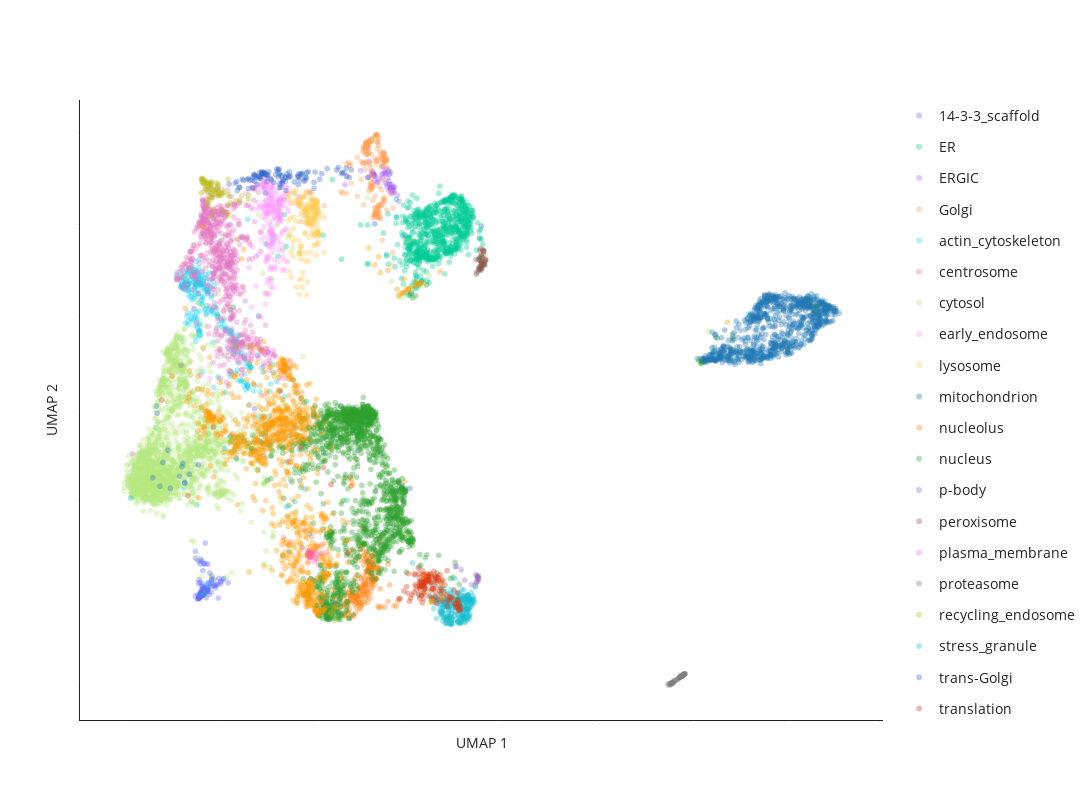

Write notebook code for a chart like this one.
### Markdown cell above
### generate UMAP plots

### Code cell
# plot the 2D UMAP
label_to_color = "consensus_graph_annnotation"  # **choose which annotation column to highlight here** , other choices: cluster_annotation, Protein-level_consensus_annotation

fig = pu.interaction_umap(
    umap_table,
    node_name="Gene_name_canonical", 
    cluster=label_to_color, opacity=0.35, unlabelled_color="#D0D3D4", unlabelled_opacity=0.1,
    pointsize=6, x="umap_1", y="umap_2",
    categorical=True,
)
fig.update_layout(width=1200, height=800)

fig.show()

# save the figure as an html file
save_path = os.path.join("output")
save_name = f"{timestamp}_UMAP_2Dview_seed={UMAP_seed}html"
pio.write_html(fig, file=os.path.join(save_path, save_name), auto_open=False)

### Figure 1 — Plotly figure (JSON) as saved in the notebook; plotly's stock layout.template omitted (floating-point values rounded to 4 significant figures; data arrays with more than 128 entries replaced by an {"elided": "..."} marker saying what was removed)
{"data": [{"customdata": {"elided": "130x1 int values"}, "hovertemplate": "<b>%{hovertext}</b><br><br>consensus_graph_annnotation=14-3-3_scaffold<br>UMAP 1=%{x}<br>UMAP 2=%{y}<extra></extra>", "hovertext": {"elided": "130 str values"}, "legendgroup": "14-3-3_scaffold", "marker": {"color": "#636EFA", "opacity": 0.35, "size": 6, "symbol": "circle"}, "mode": "markers", "name": "14-3-3_scaffold", "showlegend": true, "type": "scattergl", "x": {"elided": "130 float values"}, "xaxis": "x", "y": {"elided": "130 float values"}, "yaxis": "y"}, {"customdata": {"elided": "750x1 int values"}, "hovertemplate": "<b>%{hovertext}</b><br><br>consensus_graph_annnotation=ER<br>UMAP 1=%{x}<br>UMAP 2=%{y}<extra></extra>", "hovertext": {"elided": "750 str values"}, "legendgroup": "ER", "marker": {"color": "#00CC96", "opacity": 0.35, "size": 6, "symbol": "circle"}, "mode": "markers", "name": "ER", "showlegend": true, "type": "scattergl", "x": {"elided": "750 float values"}, "xaxis": "x", "y": {"elided": "750 float values"}, "yaxis": "y"}, {"customdata": [[5141], [4808], [3029], [1983], [5688], [7569], [6800], [958], [512], [2998], [5705], [7596], [230], [3044], [7797], [3597], [5584], [6642], [3162], [4121], [8387], [5759], [282], [3837], [1754], [6281], [3827], [3648], [6708], [1747], [5712], [3519], [576], [4036], [3278], [1919], [4807], [4192], [1646], [3767], [2868], [666], [2299], [5218], [8011], [2511], [5383], [8481], [2617], [2501], [748], [2841], [6828], [2683], [4413]], "hovertemplate": "<b>%{hovertext}</b><br><br>consensus_graph_annnotation=ERGIC<br>UMAP 1=%{x}<br>UMAP 2=%{y}<extra></extra>", "hovertext": ["SCAP", "COPA", "GPR89B", "LMAN2", "YIF1B", "LMAN2L", "CHPT1", "COPZ1", "DESI2", "B4DSQ5[p]", "PIGG", "RAB3GAP2", "SREBF2", "ERGIC1", "RAB18", "SEC22B", "SAR1B", "MTMR14", "RAB3GAP1", "SEC24D", "TMED5", "SAR1A", "LMAN1", "RER1", "IER3IP1", "TMED4", "BET1", "SLC39A11", "MCFD2", "TRIM27", "RABL3", "COPB2", "TMED10", "SEC22B", "SEC31A", "ERP44", "COPB1", "SEC24A", "COPG2", "COPE", "YIPF5", "TMED9", "ERGIC3", "TMED1", "MTMR4", "RAB3B", "TMED2", "COPG1", "ARCN1", "LYSMD3", "EGFL7", "TRIM4", "SCFD1", "METTL9", "ARF4"], "legendgroup": "ERGIC", "marker": {"color": "#AB63FA", "opacity": 0.35, "size": 6, "symbol": "circle"}, "mode": "markers", "name": "ERGIC", "showlegend": true, "type": "scattergl", "x": [5.557, 5.319, 5.615, 5.647, 5.536, 5.704, 5.016, 5.284, 5.586, 5.527, 5.673, 5.316, 5.648, 5.727, 5.64, 5.718, 5.305, 4.683, 5.259, 5.385, 5.729, 5.63, 5.692, 5.475, 5.575, 5.492, 5.468, 5.798, 5.688, 5.178, 5.707, 5.296, 5.667, 5.578, 5.196, 5.657, 5.274, 5.359, 5.272, 5.271, 5.4, 5.649, 5.538, 5.676, 5.608, 5.825, 5.644, 5.29, 5.301, 5.558, 5.599, 5.622, 5.539, 5.454, 5.241], "xaxis": "x", "y": [11.23, 11.06, 10.94, 10.82, 11.17, 10.8, 11.18, 11.11, 11.02, 11.13, 10.87, 11.06, 11.12, 10.82, 10.81, 10.82, 10.95, 10.87, 11.08, 10.94, 10.71, 10.88, 10.7, 11.02, 10.88, 11.12, 11.26, 10.64, 10.8, 11.04, 10.74, 11.08, 10.67, 10.83, 11.38, 10.78, 11.1, 10.92, 11.15, 11.11, 10.99, 10.8, 11.1, 10.74, 10.75, 10.51, 10.77, 11.11, 11.09, 11.12, 11.17, 11.1, 10.91, 11.09, 11.15], "yaxis": "y"}, {"customdata": {"elided": "193x1 int values"}, "hovertemplate": "<b>%{hovertext}</b><br><br>consensus_graph_annnotation=Golgi<br>UMAP 1=%{x}<br>UMAP 2=%{y}<extra></extra>", "hovertext": {"elided": "193 str values"}, "legendgroup": "Golgi", "marker": {"color": "#FFA15A", "opacity": 0.35, "size": 6, "symbol": "circle"}, "mode": "markers", "name": "Golgi", "showlegend": true, "type": "scattergl", "x": {"elided": "193 float values"}, "xaxis": "x", "y": {"elided": "193 float values"}, "yaxis": "y"}, {"customdata": {"elided": "279x1 int values"}, "hovertemplate": "<b>%{hovertext}</b><br><br>consensus_graph_annnotation=actin_cytoskeleton<br>UMAP 1=%{x}<br>UMAP 2=%{y}<extra></extra>", "hovertext": {"elided": "279 str values"}, "legendgroup": "actin_cytoskeleton", "marker": {"color": "#19D3F3", "opacity": 0.35, "size": 6, "symbol": "circle"}, "mode": "markers", "name": "actin_cytoskeleton", "showlegend": true, "type": "scattergl", "x": {"elided": "279 float values"}, "xaxis": "x", "y": {"elided": "279 float values"}, "yaxis": "y"}, {"customdata": [[4197], [7022], [5846], [5861], [6604], [5687], [1325], [4698], [7292], [6543], [2725], [3168], [7168], [6500], [354], [3244], [1174], [6153], [7486], [6507], [6155], [8501], [2284], [10], [7175], [7320], [2440], [1302], [1148], [5493], [1805], [6418], [6850], [2147], [4142], [5908], [3831], [1381], [5540], [4204], [8342], [6773], [2771], [1318], [3657], [7409], [22], [6181], [6389], [2140]], "hovertemplate": "<b>%{hovertext}</b><br><br>consensus_graph_annnotation=centrosome<br>UMAP 1=%{x}<br>UMAP 2=%{y}<extra></extra>", "hovertext": ["PCNT", "TBC1D31", "CROCC", "CEP350", "CEP120", "ODF2", "MPHOSPH9", "CSNK1D", "AKAP9", "NIN", "BBS4", "PCM1", "CCDC138", "SPICE1", "CEP57", "PCM1", "ALMS1", "TPGS1", "CEP41", "CNTROB", "CEP128", "CCDC61", "CEP350", "CCP110", "CEP63", "CCDC77", "OFD1", "WRAP73", "MED4", "KIF7", "CEP78", "CEP97", "PIBF1", "CEP290", "CEP152", "CEP135", "CETN3", "CDK5RAP2", "C2CD3", "CEP43", "SSX2IP", "CEP192", "CEP131", "RNF213", "CCDC14", "CEP250", "CEP72", "CEP68", "MIB1", "CSPP1"], "legendgroup": "centrosome", "marker": {"color": "#FF6692", "opacity": 0.35, "size": 6, "symbol": "circle"}, "mode": "markers", "name": "centrosome", "showlegend": true, "type": "scattergl", "x": [3.966, 3.898, 4.09, 3.917, 3.947, 3.908, 4.098, 3.962, 3.937, 4.058, 3.898, 3.927, 3.958, 4.041, 4.129, 3.993, 4.102, 3.982, 3.989, 3.993, 3.946, 3.93, 3.495, 3.893, 4.28, 4.059, 3.922, 3.931, 4.032, 3.907, 3.825, 3.915, 3.915, 3.944, 4.19, 3.93, 4.804, 3.898, 4.197, 3.92, 3.92, 4.146, 3.973, 3.888, 3.92, 3.941, 3.925, 3.961, 3.984, 3.891], "xaxis": "x", "y": [2.841, 2.839, 2.827, 2.817, 2.77, 2.843, 3.002, 2.876, 2.8, 2.759, 2.837, 2.911, 2.865, 2.691, 2.62, 2.843, 2.744, 3.224, 2.866, 2.796, 2.861, 2.874, 4.866, 2.795, 2.878, 2.915, 2.832, 2.841, 2.915, 2.85, 3.353, 2.684, 2.854, 2.887, 2.873, 2.823, 2.935, 2.844, 3.054, 2.819, 2.902, 2.853, 2.883, 2.917, 2.808, 2.784, 2.861, 2.779, 2.915, 2.847], "yaxis": "y"}, {"customdata": {"elided": "1836x1 int values"}, "hovertemplate": "<b>%{hovertext}</b><br><br>consensus_graph_annnotation=cytosol<br>UMAP 1=%{x}<br>UMAP 2=%{y}<extra></extra>", "hovertext": {"elided": "1836 str values"}, "legendgroup": "cytosol", "marker": {"color": "#B6E880", "opacity": 0.35, "size": 6, "symbol": "circle"}, "mode": "markers", "name": "cytosol", "showlegend": true, "type": "scattergl", "x": {"elided": "1836 float values"}, "xaxis": "x", "y": {"elided": "1836 float values"}, "yaxis": "y"}, {"customdata": {"elided": "223x1 int values"}, "hovertemplate": "<b>%{hovertext}</b><br><br>consensus_graph_annnotation=early_endosome<br>UMAP 1=%{x}<br>UMAP 2=%{y}<extra></extra>", "hovertext": {"elided": "223 str values"}, "legendgroup": "early_endosome", "marker": {"color": "#FF97FF", "opacity": 0.35, "size": 6, "symbol": "circle"}, "mode": "markers", "name": "early_endosome", "showlegend": true, "type": "scattergl", "x": {"elided": "223 float values"}, "xaxis": "x", "y": {"elided": "223 float values"}, "yaxis": "y"}, {"customdata": {"elided": "169x1 int values"}, "hovertemplate": "<b>%{hovertext}</b><br><br>consensus_graph_annnotation=lysosome<br>UMAP 1=%{x}<br>UMAP 2=%{y}<extra></extra>", "hovertext": {"elided": "169 str values"}, "legendgroup": "lysosome", "marker": {"color": "#FECB52", "opacity": 0.35, "size": 6, "symbol": "circle"}, "mode": "markers", "name": "lysosome", "showlegend": true, "type": "scattergl", "x": {"elided": "169 float values"}, "xaxis": "x", "y": {"elided": "169 float values"}, "yaxis": "y"}, {"customdata": {"elided": "864x1 int values"}, "hovertemplate": "<b>%{hovertext}</b><br><br>consensus_graph_annnotation=mitochondrion<br>UMAP 1=%{x}<br>UMAP 2=%{y}<extra></extra>", "hovertext": {"elided": "864 str values"}, "legendgroup": "mitochondrion", "marker": {"color": "#1F77B4", "opacity": 0.35, "size": 6, "symbol": "circle"}, "mode": "markers", "name": "mitochondrion", "showlegend": true, "type": "scattergl", "x": {"elided": "864 float values"}, "xaxis": "x", "y": {"elided": "864 float values"}, "yaxis": "y"}, {"customdata": {"elided": "209x1 int values"}, "hovertemplate": "<b>%{hovertext}</b><br><br>consensus_graph_annnotation=nucleolus<br>UMAP 1=%{x}<br>UMAP 2=%{y}<extra></extra>", "hovertext": {"elided": "209 str values"}, "legendgroup": "nucleolus", "marker": {"color": "#FF7F0E", "opacity": 0.35, "size": 6, "symbol": "circle"}, "mode": "markers", "name": "nucleolus", "showlegend": true, "type": "scattergl", "x": {"elided": "209 float values"}, "xaxis": "x", "y": {"elided": "209 float values"}, "yaxis": "y"}, {"customdata": {"elided": "1538x1 int values"}, "hovertemplate": "<b>%{hovertext}</b><br><br>consensus_graph_annnotation=nucleus<br>UMAP 1=%{x}<br>UMAP 2=%{y}<extra></extra>", "hovertext": {"elided": "1538 str values"}, "legendgroup": "nucleus", "marker": {"color": "#2CA02C", "opacity": 0.35, "size": 6, "symbol": "circle"}, "mode": "markers", "name": "nucleus", "showlegend": true, "type": "scattergl", "x": {"elided": "1538 float values"}, "xaxis": "x", "y": {"elided": "1538 float values"}, "yaxis": "y"}, {"customdata": [[8379], [7660], [1520], [219], [6036], [6495], [6493], [1268], [6129], [5829], [7064], [7446], [6651], [8432], [4933], [6297], [7814], [6391]], "hovertemplate": "<b>%{hovertext}</b><br><br>consensus_graph_annnotation=p-body<br>UMAP 1=%{x}<br>UMAP 2=%{y}<extra></extra>", "hovertext": ["LSM2", "YTHDC2", "LSM1", "EIF4ENIF1", "EDC4", "XRN1", "DCP1B", "LSM5", "Q6ZMY0[p]", "LSM14B", "EDC3", "LSM14B", "LSM14A", "MARF1", "LSM3", "PATL1", "DCP1A", "DCP2"], "legendgroup": "p-body", "marker": {"color": "#9467BD", "opacity": 0.35, "size": 6, "symbol": "circle"}, "mode": "markers", "name": "p-body", "showlegend": true, "type": "scattergl", "x": [7.019, 7.442, 7.482, 7.473, 7.52, 7.501, 7.51, 7.145, 7.22, 7.365, 7.498, 4.475, 7.467, 7.459, 7.049, 7.486, 7.497, 7.504], "xaxis": "x", "y": [2.577, 2.162, 2.359, 2.242, 2.3, 2.256, 2.365, 2.507, 2.282, 2.187, 2.321, 1.786, 2.232, 2.403, 2.582, 2.381, 2.328, 2.351], "yaxis": "y"}, {"customdata": [[3836], [3713], [306], [1482], [7468], [6346], [5958], [4861], [1164], [4512], [5111], [174], [8189], [5972], [5503], [7253], [2180], [3930], [4509], [2947], [3917], [5567], [1483], [757], [3834], [932], [8473], [1991], [6163], [1081], [8225], [2751], [4574], [4578], [4030], [6315], [6915], [2004], [7852], [3780]], "hovertemplate": "<b>%{hovertext}</b><br><br>consensus_graph_annnotation=peroxisome<br>UMAP 1=%{x}<br>UMAP 2=%{y}<extra></extra>", "hovertext": ["ACOX3", "AGPS", "ACAA1", "PEX5", "PECR", "LONP2", "GSTK1", "PEX3", "PEX12", "PEX2", "EHHADH", "PEX26", "HACL1", "ECI2", "TYSND1", "PAFAH2", "ACBD5", "PEX1", "ABCD3", "B4DL07[p]", "SLC25A17", "DECR2", "HSD17B4", "ACOX1", "GNPAT", "FAR2", "PEX16", "SCP2", "ACAD11", "PEX6", "CROT", "FAR1", "ABCD1", "EPHX2", "PEX14", "TMEM135", "PEX13", "CAT", "PXMP2", "ACOT8"], "legendgroup": "peroxisome", "marker": {"color": "#8C564B", "opacity": 0.35, "size": 6, "symbol": "circle"}, "mode": "markers", "name": "peroxisome", "showlegend": true, "type": "scattergl", "x": [7.662, 7.581, 7.542, 7.466, 7.583, 7.646, 7.458, 7.544, 7.622, 7.649, 7.619, 7.63, 7.573, 7.513, 7.657, 7.554, 7.575, 7.569, 7.559, 7.517, 7.621, 7.568, 7.574, 7.611, 7.579, 7.664, 7.554, 7.52, 7.604, 7.534, 7.619, 7.571, 7.572, 7.476, 7.566, 7.587, 7.627, 7.533, 7.532, 7.622], "xaxis": "x", "y": [9.231, 9.099, 9.278, 8.931, 9.291, 9.191, 9.245, 9.434, 9.146, 9.124, 9.428, 9.136, 9.195, 9.248, 9.23, 9.049, 9.317, 9.02, 9.11, 9.005, 9.339, 9.331, 9.063, 9.166, 9.185, 9.25, 9.485, 9.05, 9.453, 9.025, 9.149, 9.21, 9.045, 8.967, 9.166, 9.119, 9.423, 9.235, 9.067, 9.45], "yaxis": "y"}, {"customdata": {"elided": "653x1 int values"}, "hovertemplate": "<b>%{hovertext}</b><br><br>consensus_graph_annnotation=plasma_membrane<br>UMAP 1=%{x}<br>UMAP 2=%{y}<extra></extra>", "hovertext": {"elided": "653 str values"}, "legendgroup": "plasma_membrane", "marker": {"color": "#E377C2", "opacity": 0.35, "size": 6, "symbol": "circle"}, "mode": "markers", "name": "plasma_membrane", "showlegend": true, "type": "scattergl", "x": {"elided": "653 float values"}, "xaxis": "x", "y": {"elided": "653 float values"}, "yaxis": "y"}, {"customdata": [[4486], [1249], [5451], [649], [4485], [3356], [1264], [2438], [7128], [4906], [8070], [6621], [698], [5333], [7251], [1587], [4822], [5193], [8514], [8511], [8330], [5885], [4922], [5347], [6939], [2748], [1653], [594], [3553], [1654], [5078], [1418], [1965], [1655], [4508], [1470], [259], [263], [5836], [3723], [5597], [1686], [984], [4768], [2835], [6831], [1448], [7531], [1664], [4507], [5387], [6593], [4825], [4830], [5950], [3868], [8437], [1244], [1416], [5880], [5724], [8431], [5742], [5741], [1652], [879], [3035], [5957], [3883], [1624], [1625], [5615]], "hovertemplate": "<b>%{hovertext}</b><br><br>consensus_graph_annnotation=proteasome<br>UMAP 1=%{x}<br>UMAP 2=%{y}<extra></extra>", "hovertext": ["PSMA4", "PSMC6", "ADRM1", "RAD23A", "PSMA1", "PSMB7", "NUB1", "PSMC4", "NGLY1", "PSME3", "RNF181", "AFG2A", "PSMG3", "PSME4", "PSMD1", "PSMA5", "USP14", "PSMD2", "PSMC3", "PSMD8", "POMP", "ECPAS", "PSMC1", "PSMD6", "PSMG2", "PSMG1", "PSMA3", "PSME3IP1", "UBFD1", "PSMA6", "UBE3A", "PSME1", "PSMB3", "PSMB4", "PSMB5", "PSMD12", "PSMD13", "ZFAND5", "DDI2", "PSMD11", "PSMB1", "PSMD14", "TCP11L2", "PSMD7", "TCP11L1", "UBLCP1", "BAG1", "PITHD1", "PSMC2", "PSMB6", "UBE3C", "UBR7", "RAD23B", "PSMD4", "PSME3", "PSMD3", "RNF115", "PSME2", "PSMA7", "PSMD4", "PSMG4", "USP15", "UCHL5", "UCHL5", "PSMC3", "PSMA2", "UBQLN2", "ZFAND6", "TXNL1", "PSMC5", "PSMB2", "AKIRIN2"], "legendgroup": "proteasome", "marker": {"color": "#7F7F7F", "opacity": 0.35, "size": 6, "symbol": "circle"}, "mode": "markers", "name": "proteasome", "showlegend": true, "type": "scattergl", "x": [11.82, 11.84, 11.83, 11.62, 11.84, 11.84, 11.61, 11.86, 11.59, 1.209, 11.56, 11.69, 11.66, 11.74, 11.89, 11.78, 11.8, 11.81, 11.85, 11.87, 11.63, 11.73, 11.82, 11.79, 11.75, 11.78, 11.83, 11.61, 11.62, 11.85, 11.62, 11.86, 11.85, 11.86, 11.83, 11.86, 11.88, 11.66, 11.52, 11.87, 11.85, 11.85, 11.62, 11.87, 11.59, 11.67, 11.6, 11.55, 11.81, 11.79, 11.81, 11.65, 11.84, 11.81, 11.76, 11.81, 11.78, 11.79, 11.8, 11.86, 11.61, 11.59, 11.6, 11.83, 11.58, 11.85, 11.79, 11.61, 11.59, 11.89, 11.84, 11.63], "xaxis": "x", "y": [0.1993, 0.2141, 0.1982, 0.05686, 0.2097, 0.2185, 0.04535, 0.2286, 0.04901, 6.95, 0.02088, 0.101, 0.08809, 0.1388, 0.2488, 0.1656, 0.1795, 0.1845, 0.2248, 0.2418, 0.0576, 0.1351, 0.2001, 0.1763, 0.1427, 0.1735, 0.2045, 0.04615, 0.05165, 0.2229, 0.04515, 0.2335, 0.2238, 0.2281, 0.2054, 0.237, 0.2488, 0.07822, 0.03259, 0.2423, 0.227, 0.2263, 0.05008, 0.239, 0.04012, 0.08963, 0.0378, 0, 0.1876, 0.1717, 0.1922, 0.1007, 0.2151, 0.1924, 0.1665, 0.1932, 0.1818, 0.1776, 0.1914, 0.2343, 0.05152, 0.03839, 0.04524, 0.208, 0.02476, 0.2317, 0.2208, 0.03904, 0.01328, 0.2541, 0.2174, 0.05831], "yaxis": "y"}, {"customdata": [[2023], [1704], [1809], [1853], [5635], [5020], [2276], [1700], [5725], [2404], [1687], [7407], [7680], [7357], [1670], [4978], [2322], [4987], [2203], [5740], [1786], [2035], [7514], [1814], [8183], [6354], [5162], [267], [7988], [257], [3777], [3787], [5500], [828], [3824], [3850], [196], [4560], [5103], [5520], [6907], [6926], [6210], [977], [2681], [8034], [6726], [5445], [3368], [5442], [3470], [8232], [640], [6497], [5242], [8345], [457], [444], [8110], [6446], [6652], [6435], [5408], [3133], [6377], [6460], [5551], [5217], [7074], [4654], [8496], [4701], [7092], [4695], [2593], [14], [2612], [7781], [6117], [6138], [2515], [5024], [64], [3995], [5786]], "hovertemplate": "<b>%{hovertext}</b><br><br>consensus_graph_annnotation=recycling_endosome<br>UMAP 1=%{x}<br>UMAP 2=%{y}<extra></extra>", "hovertext": ["ECE1", "RALGAPA1", "ATP13A3", "ARHGAP10", "ATP6V0A1", "LRP2", "STEAP3", "RAB11FIP5", "WDR44", "Q59FF5[p];A8CDT9[p]", "SERPINF1", "VAMP8", "PACC1", "CRACR2A", "SCAMP2", "SIRPA", "ABCB1", "CSNK1G2", "ARL13B", "COLEC12", "STX3", "A0A3B3ITR4[p]", "SEMA4C", "SMIM1", "LNPEP", "RALGAPB", "PTPRJ", "CEMIP2", "GFOD1", "NKIRAS2", "ITGB1BP1", "SCAMP3", "RALGAPA2", "SLC12A6", "SCAMP1", "STX7", "CDK16", "SFN", "LRP1", "GFOD2", "APBB2", "SCAMP4", "RAB11FIP2", "SYT1", "ATP6V0D1", "PODXL2", "ITFG1", "RAB11B", "ATP11A", "VAMP3", "VAMP2", "PACSIN3", "LDLR", "CMTM4", "RAB32", "ATP11B", "CERK", "MYADM", "MRC2", "CD302", "CCNY", "LMTK2", "NHERF2", "PODXL", "STX12", "SLC35F2", "ANO6", "ADAM9", "CMTM7", "SLC1A1", "CSNK1G3", "ADGRE5", "ABHD17A", "TRAPPC10", "BICD1", "GPRC5B", "MICALL1", "KIAA1549", "RAB11FIP1", "SLCO4C1", "A8K6Q8[p];B7Z2I6[p]", "ATP8B2", "FCGRT", "ATP9A", "SLC35F1"], "legendgroup": "recycling_endosome", "marker": {"color": "#BCBD22", "opacity": 0.35, "size": 6, "symbol": "circle"}, "mode": "markers", "name": "recycling_endosome", "showlegend": true, "type": "scattergl", "x": [1.854, 1.713, 1.865, 1.785, 2.231, 1.713, 1.862, 1.834, 2.08, 1.658, 2.63, 2.038, 1.962, 1.885, 1.969, 1.967, 1.734, 1.816, 1.791, 1.79, 1.774, 1.675, 1.814, 1.838, 2.0, 1.734, 1.677, 1.728, 1.653, 1.669, 1.723, 2.634, 1.652, 1.988, 2.079, 2.078, 1.872, 4.472, 1.943, 1.833, 2.257, 2.077, 1.65, 1.998, 2.498, 1.78, 2.118, 2.224, 1.839, 2.46, 2.21, 1.88, 1.961, 2.096, 1.879, 1.791, 1.631, 2.196, 1.85, 1.997, 1.898, 1.671, 1.771, 1.744, 2.378, 1.937, 1.786, 1.736, 1.967, 1.853, 1.696, 1.813, 1.729, 2.208, 2.415, 1.773, 1.664, 1.69, 1.84, 2.024, 2.219, 1.85, 2.012, 1.778, 1.897], "xaxis": "x", "y": [10.7, 10.96, 10.93, 10.41, 10.62, 10.96, 10.6, 10.83, 10.77, 10.93, 10.56, 10.68, 10.72, 10.81, 10.69, 10.65, 10.9, 10.52, 10.84, 10.89, 10.52, 10.9, 10.9, 10.89, 10.73, 10.9, 10.98, 10.93, 11.02, 10.98, 10.78, 10.64, 11.0, 10.89, 10.68, 10.65, 10.19, 1.414, 10.77, 10.61, 10.48, 10.71, 10.98, 10.87, 10.64, 10.73, 10.7, 10.26, 10.89, 10.5, 10.66, 10.65, 10.9, 10.29, 10.77, 10.92, 10.69, 10.19, 10.94, 10.63, 10.34, 10.99, 10.55, 10.8, 10.53, 10.72, 10.77, 10.77, 10.77, 10.67, 10.72, 10.87, 10.91, 11.0, 9.682, 10.81, 10.98, 10.9, 10.8, 10.63, 10.43, 10.59, 10.65, 10.89, 10.74], "yaxis": "y"}, {"customdata": {"elided": "252x1 int values"}, "hovertemplate": "<b>%{hovertext}</b><br><br>consensus_graph_annnotation=stress_granule<br>UMAP 1=%{x}<br>UMAP 2=%{y}<extra></extra>", "hovertext": {"elided": "252 str values"}, "legendgroup": "stress_granule", "marker": {"color": "#17BECF", "opacity": 0.35, "size": 6, "symbol": "circle"}, "mode": "markers", "name": "stress_granule", "showlegend": true, "type": "scattergl", "x": {"elided": "252 float values"}, "xaxis": "x", "y": {"elided": "252 float values"}, "yaxis": "y"}, {"customdata": [[8339], [558], [1620], [4], [5579], [7579], [1345], [531], [7459], [7452], [1224], [1630], [1027], [8422], [7495], [7866], [1130], [5071], [8447], [422], [7828], [7919], [7549], [416], [1556], [383], [7501], [771], [8465], [8324], [8280], [1403], [1778], [1239], [300], [2073], [6401], [2090], [2855], [4448], [3007], [2430], [6388], [3661], [4009], [4434], [2353], [2818], [3222], [7345], [6756], [4028], [3396], [5907], [6909], [3052], [2514], [6644], [2094], [3955], [2984], [4791], [6293], [3801], [4324], [7242], [7202], [6829], [2159], [7189], [6799], [7188], [3899], [3901], [4772], [2907], [6588], [3913], [2274], [6340], [3925], [4771], [6743], [6420], [6272], [2729], [6951], [5882], [5898], [2569], [5901], [2584], [5895], [2727], [3151], [5667], [7013], [5951], [6959], [3558], [4162], [3083], [6505], [4099], [2761], [1929]], "hovertemplate": "<b>%{hovertext}</b><br><br>consensus_graph_annnotation=trans-Golgi<br>UMAP 1=%{x}<br>UMAP 2=%{y}<extra></extra>", "hovertext": ["TRAPPC4", "ANGEL1", "OSBPL11", "TM9SF2", "MTMR9", "CYSTM1", "TRAPPC2L", "SPG21", "TMEM59", "OSBPL10", "SNAP47", "SH3GLB1", "TRAPPC8", "ATP6V0A2", "WDR11", "RAB6B", "SPRYD7", "ATP7A", "YIPF1", "WDFY1", "HINT3", "NDFIP2", "RAB33B", "ATG9A", "DTNBP1", "ACBD3", "PRKD2", "SYNGR2", "TRAPPC1", "MTMR6", "SNX7", "SLC12A7", "PSEN2", "ARFIP2", "TBC1D5", "LRBA", "TRAPPC5", "TGOLN2", "TRAPPC11", "OSBP", "LMBRD2", "TMEM87A", "RAB43", "C17orf75", "DNAJC13", "M6PR", "TRAPPC13", "GOLM1", "TVP23C", "SLC35A5", "BLOC1S5", "VAMP4", "MDK", "FAM91A1", "GLG1", "ARFIP1", "SV2A", "DAGLB", "MFSD4B", "STX10", "KCT2", "EFNA5", "TRAPPC6B", "RAB29", "TRAPPC2", "OSBPL9", "TRAPPC9", "TRAPPC12", "SLC9A6", "STX16", "RAB2B", "ANKRD27", "SPRY1", "TRAPPC3", "CLCN5", "SLC12A4", "ARFGAP1", "STX6", "TMEM63A", "TPRA1", "ATP9B", "CLCN3", "PI4K2B", "FAM219A", "PLEKHH3", "SYAP1", "TMEM230", "SNX30", "LRIG1", "YIPF6", "AP1AR", "SORT1", "FAM219B", "KIAA0319L", "ATP7B", "ATP8A1", "RAB39B", "NAPG", "VTI1A", "STX16", "SNX4", "SYNGR1", "FAM177A1", "CPD", "SNX8", "SLC20A2"], "legendgroup": "trans-Golgi", "marker": {"color": "#3366CC", "opacity": 0.35, "size": 6, "symbol": "circle"}, "mode": "markers", "name": "trans-Golgi", "showlegend": true, "type": "scattergl", "x": [2.887, 4.145, 3.874, 4.509, 3.435, 3.032, 3.068, 3.105, 4.029, 3.854, 3.177, 3.295, 3.241, 3.711, 3.319, 3.723, 3.679, 2.805, 3.295, 2.8, 4.028, 3.817, 4.661, 2.934, 3.431, 4.816, 3.352, 2.641, 2.904, 3.372, 3.295, 2.401, 3.696, 4.626, 3.35, 2.389, 2.724, 3.776, 3.279, 4.712, 2.878, 3.904, 3.835, 3.354, 2.752, 2.946, 3.285, 4.306, 2.996, 4.19, 3.419, 3.494, 2.459, 3.362, 4.545, 3.451, 2.762, 3.274, 2.92, 2.926, 4.05, 2.997, 2.611, 4.779, 2.827, 3.712, 2.506, 3.253, 2.731, 5.313, 3.861, 2.969, 2.534, 2.768, 3.044, 2.637, 5.167, 2.783, 2.671, 2.727, 3.044, 2.97, 3.496, 3.507, 2.438, 4.718, 3.688, 2.966, 3.61, 3.428, 2.918, 2.359, 3.123, 3.777, 3.218, 2.932, 3.324, 3.535, 3.02, 2.86, 2.868, 3.002, 4.612, 3.749, 2.89, 2.23], "xaxis": "x", "y": [11.02, 10.99, 11.13, 11.19, 11.04, 10.94, 11.15, 11.01, 10.92, 11.03, 10.92, 10.81, 11.21, 11.04, 11.07, 10.98, 11.04, 11.04, 11.11, 11.06, 10.8, 10.95, 11.13, 11.11, 10.74, 11.2, 10.94, 10.79, 11.02, 10.97, 10.89, 10.75, 10.88, 11.14, 10.89, 10.94, 10.97, 11.1, 11.21, 11.23, 11.14, 11.15, 10.98, 11.07, 11.09, 11.11, 11.2, 11.22, 11.09, 11.11, 10.95, 11.03, 10.82, 10.97, 11.25, 11.1, 11.1, 11.05, 11.15, 11.11, 11.15, 11.1, 10.99, 11.03, 10.88, 11.11, 10.99, 11.16, 11.04, 10.02, 11.02, 11.13, 10.97, 10.95, 11.09, 11.0, 11.03, 11.07, 10.97, 10.81, 11.07, 11.15, 11.05, 11.15, 10.81, 11.05, 11.08, 11.12, 10.93, 11.03, 11.13, 10.9, 10.99, 11.12, 11.09, 11.12, 10.82, 11.06, 11.08, 11.05, 11.02, 10.69, 11.11, 11.1, 11.06, 10.89], "yaxis": "y"}, {"customdata": {"elided": "144x1 int values"}, "hovertemplate": "<b>%{hovertext}</b><br><br>consensus_graph_annnotation=translation<br>UMAP 1=%{x}<br>UMAP 2=%{y}<extra></extra>", "hovertext": {"elided": "144 str values"}, "legendgroup": "translation", "marker": {"color": "#DC3912", "opacity": 0.35, "size": 6, "symbol": "circle"}, "mode": "markers", "name": "translation", "showlegend": true, "type": "scattergl", "x": {"elided": "144 float values"}, "xaxis": "x", "y": {"elided": "144 float values"}, "yaxis": "y"}, {"customdata": {"elided": "875x1 int values"}, "hovertemplate": "<b>%{hovertext}</b><br><br>consensus_graph_annnotation=unclassified<br>UMAP 1=%{x}<br>UMAP 2=%{y}<extra></extra>", "hovertext": {"elided": "875 str values"}, "legendgroup": "unclassified", "marker": {"color": "#FF9900", "opacity": 0.35, "size": 6, "symbol": "circle"}, "mode": "markers", "name": "unclassified", "showlegend": true, "type": "scattergl", "x": {"elided": "875 float values"}, "xaxis": "x", "y": {"elided": "875 float values"}, "yaxis": "y"}], "layout": {"height": 800, "legend": {"font": {"size": 14}}, "width": 1200, "xaxis": {"showticklabels": true, "tickfont": {"size": 1}, "ticks": "", "title": {"text": "UMAP 1"}}, "yaxis": {"showticklabels": true, "tickfont": {"size": 1}, "ticks": "", "title": {"text": "UMAP 2"}}}}
